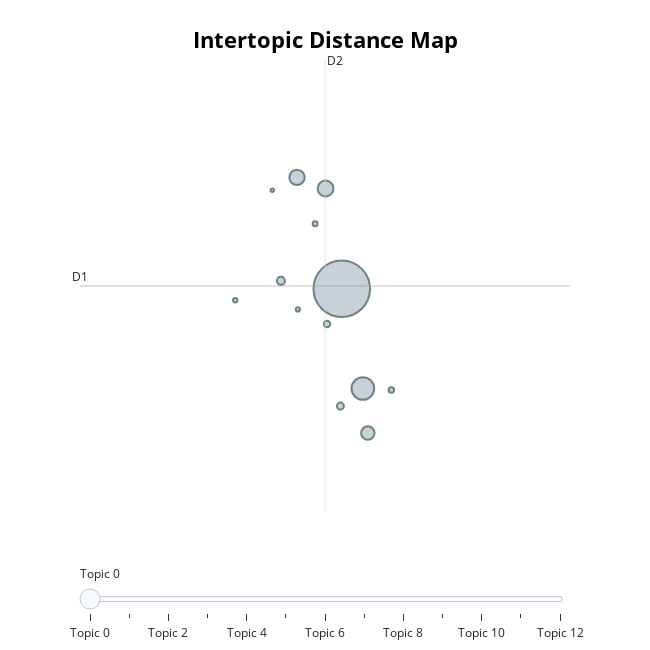

This figure's notebook cell:
### Code cell
topic_model.reduce_topics(train_df['tweets'], nr_topics=14)
topic_model.visualize_topics()

### Figure 1 — Plotly figure (JSON) as saved in the notebook; plotly's stock layout.template omitted (floating-point values rounded to 4 significant figures)
{"data": [{"customdata": [[0, "roxas | mar | binay | mo | commercial", 3638], [1, "binay | pandak | corruption | nognog | laki", 585], [2, "poe | grace | duterte | roxas | santiago", 287], [3, "duterte | miriam | santiago | duterte2016 | vote", 268], [4, "ad | binay | nancy | ads | annoying", 205], [5, "disgrace | aahaaay | hahahahahahhahaha | attitude | otwolginoongtenement", 74], [6, "ombudsman | junjun | ca | suspension | order", 56], [7, "onlybinaypriority4ps | b1nay | onlybinaywinner | vp | antibinay", 47], [8, "yolanda | housing | backlog | visit | vp", 34], [9, "election2016 | phvotepoe | halalan2016 | phvote | phvoteduterte", 28], [10, "propaganda | black | children | using | abscbn", 22], [11, "aldubuntoldstories | aldubfixedmarriage | aldubhappybdaylola | 12daysbeforekathrynsbday | knowthecandidate", 20], [12, "du30 | selfishpoe | dutertetilltheend | voting | going", 14]], "hovertemplate": "<b>Topic %{customdata[0]}</b><br>%{customdata[1]}<br>Size: %{customdata[2]}", "legendgroup": "", "marker": {"color": "#B0BEC5", "line": {"color": "DarkSlateGrey", "width": 2}, "size": [3638, 585, 287, 268, 205, 74, 56, 47, 34, 28, 22, 20, 14], "sizemode": "area", "sizeref": 2.274, "symbol": "circle"}, "mode": "markers", "name": "", "orientation": "v", "showlegend": false, "type": "scatter", "x": [16.14, 16.44, 15.91, 15.51, 16.51, 15.28, 16.12, 15.94, 16.84, 15.77, 14.64, 15.52, 15.16], "xaxis": "x", "y": [9.78, 8.327, 11.24, 11.41, 7.679, 9.896, 8.07, 9.268, 8.306, 10.73, 9.614, 9.481, 11.22], "yaxis": "y"}], "layout": {"annotations": [{"showarrow": false, "text": "D1", "x": 12.44, "y": 9.822, "yshift": 10}, {"showarrow": false, "text": "D2", "x": 15.91, "xshift": 10, "y": 13.12}], "height": 650, "hoverlabel": {"bgcolor": "white", "font": {"family": "Rockwell", "size": 16}}, "legend": {"itemsizing": "constant", "tracegroupgap": 0}, "margin": {"t": 60}, "shapes": [{"line": {"color": "#CFD8DC", "width": 2}, "type": "line", "x0": 15.91, "x1": 15.91, "y0": 6.527, "y1": 13.12}, {"line": {"color": "#9E9E9E", "width": 2}, "type": "line", "x0": 12.44, "x1": 19.37, "y0": 9.822, "y1": 9.822}], "sliders": [{"active": 0, "pad": {"t": 50}, "steps": [{"args": [{"marker.color": [["red", "#B0BEC5", "#B0BEC5", "#B0BEC5", "#B0BEC5", "#B0BEC5", "#B0BEC5", "#B0BEC5", "#B0BEC5", "#B0BEC5", "#B0BEC5", "#B0BEC5", "#B0BEC5"]]}], "label": "Topic 0", "method": "update"}, {"args": [{"marker.color": [["#B0BEC5", "red", "#B0BEC5", "#B0BEC5", "#B0BEC5", "#B0BEC5", "#B0BEC5", "#B0BEC5", "#B0BEC5", "#B0BEC5", "#B0BEC5", "#B0BEC5", "#B0BEC5"]]}], "label": "Topic 1", "method": "update"}, {"args": [{"marker.color": [["#B0BEC5", "#B0BEC5", "red", "#B0BEC5", "#B0BEC5", "#B0BEC5", "#B0BEC5", "#B0BEC5", "#B0BEC5", "#B0BEC5", "#B0BEC5", "#B0BEC5", "#B0BEC5"]]}], "label": "Topic 2", "method": "update"}, {"args": [{"marker.color": [["#B0BEC5", "#B0BEC5", "#B0BEC5", "red", "#B0BEC5", "#B0BEC5", "#B0BEC5", "#B0BEC5", "#B0BEC5", "#B0BEC5", "#B0BEC5", "#B0BEC5", "#B0BEC5"]]}], "label": "Topic 3", "method": "update"}, {"args": [{"marker.color": [["#B0BEC5", "#B0BEC5", "#B0BEC5", "#B0BEC5", "red", "#B0BEC5", "#B0BEC5", "#B0BEC5", "#B0BEC5", "#B0BEC5", "#B0BEC5", "#B0BEC5", "#B0BEC5"]]}], "label": "Topic 4", "method": "update"}, {"args": [{"marker.color": [["#B0BEC5", "#B0BEC5", "#B0BEC5", "#B0BEC5", "#B0BEC5", "red", "#B0BEC5", "#B0BEC5", "#B0BEC5", "#B0BEC5", "#B0BEC5", "#B0BEC5", "#B0BEC5"]]}], "label": "Topic 5", "method": "update"}, {"args": [{"marker.color": [["#B0BEC5", "#B0BEC5", "#B0BEC5", "#B0BEC5", "#B0BEC5", "#B0BEC5", "red", "#B0BEC5", "#B0BEC5", "#B0BEC5", "#B0BEC5", "#B0BEC5", "#B0BEC5"]]}], "label": "Topic 6", "method": "update"}, {"args": [{"marker.color": [["#B0BEC5", "#B0BEC5", "#B0BEC5", "#B0BEC5", "#B0BEC5", "#B0BEC5", "#B0BEC5", "red", "#B0BEC5", "#B0BEC5", "#B0BEC5", "#B0BEC5", "#B0BEC5"]]}], "label": "Topic 7", "method": "update"}, {"args": [{"marker.color": [["#B0BEC5", "#B0BEC5", "#B0BEC5", "#B0BEC5", "#B0BEC5", "#B0BEC5", "#B0BEC5", "#B0BEC5", "red", "#B0BEC5", "#B0BEC5", "#B0BEC5", "#B0BEC5"]]}], "label": "Topic 8", "method": "update"}, {"args": [{"marker.color": [["#B0BEC5", "#B0BEC5", "#B0BEC5", "#B0BEC5", "#B0BEC5", "#B0BEC5", "#B0BEC5", "#B0BEC5", "#B0BEC5", "red", "#B0BEC5", "#B0BEC5", "#B0BEC5"]]}], "label": "Topic 9", "method": "update"}, {"args": [{"marker.color": [["#B0BEC5", "#B0BEC5", "#B0BEC5", "#B0BEC5", "#B0BEC5", "#B0BEC5", "#B0BEC5", "#B0BEC5", "#B0BEC5", "#B0BEC5", "red", "#B0BEC5", "#B0BEC5"]]}], "label": "Topic 10", "method": "update"}, {"args": [{"marker.color": [["#B0BEC5", "#B0BEC5", "#B0BEC5", "#B0BEC5", "#B0BEC5", "#B0BEC5", "#B0BEC5", "#B0BEC5", "#B0BEC5", "#B0BEC5", "#B0BEC5", "red", "#B0BEC5"]]}], "label": "Topic 11", "method": "update"}, {"args": [{"marker.color": [["#B0BEC5", "#B0BEC5", "#B0BEC5", "#B0BEC5", "#B0BEC5", "#B0BEC5", "#B0BEC5", "#B0BEC5", "#B0BEC5", "#B0BEC5", "#B0BEC5", "#B0BEC5", "red"]]}], "label": "Topic 12", "method": "update"}]}], "title": {"font": {"color": "Black", "size": 22}, "text": "<b>Intertopic Distance Map</b>", "x": 0.5, "xanchor": "center", "y": 0.95, "yanchor": "top"}, "width": 650, "xaxis": {"anchor": "y", "domain": [0, 1], "range": [12.44, 19.37], "title": {"text": ""}, "visible": false}, "yaxis": {"anchor": "x", "domain": [0, 1], "range": [6.527, 13.12], "title": {"text": ""}, "visible": false}}}
